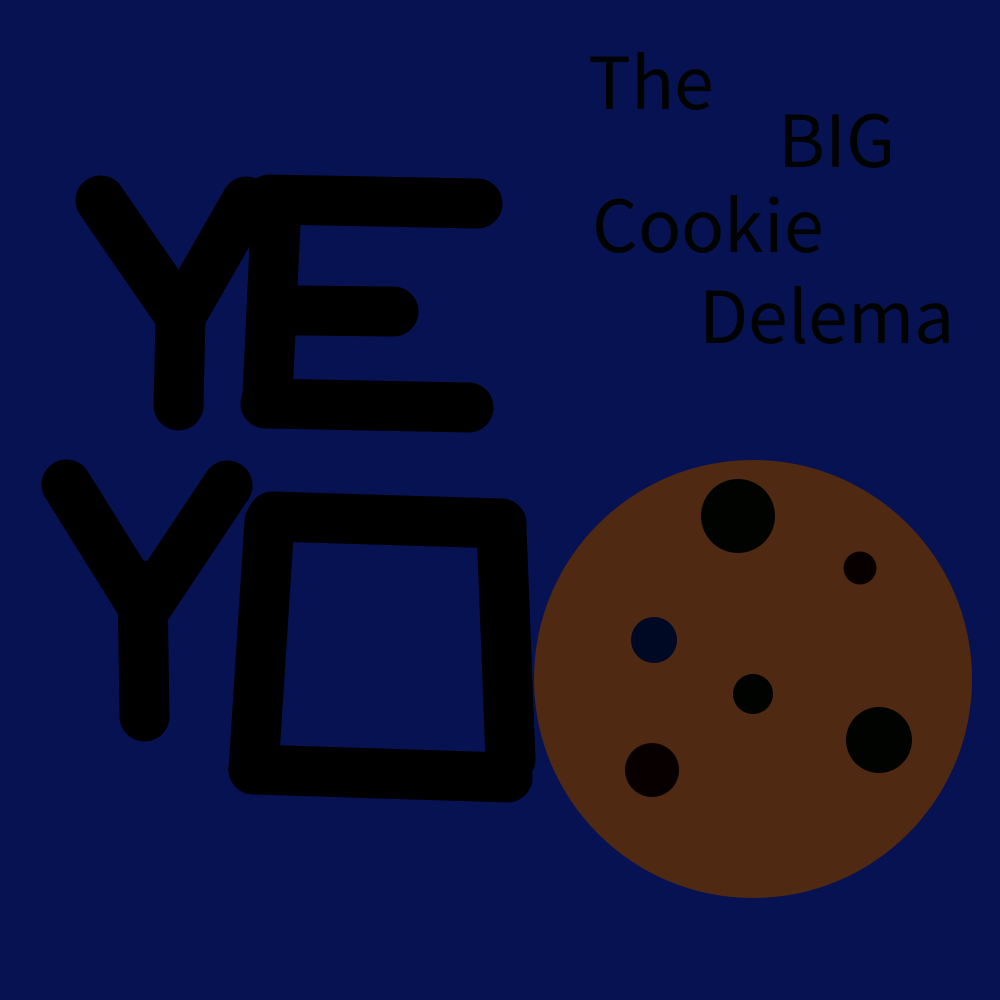
Frame 1 (no input)
Frame 60 (the mouse pressed at the canvas centre just before this capture): identical to frame 1, image omitted
Frame 120 (the mouse held since frame 60 and released just before this capture): identical to frame 1, image omitted

The Processing sketch that drew this single still picture (run headless with seeded random() and noise(); from frame 60 on, the mouse is pressed at the canvas centre):

// Processing sketch: Asg1_5albumCover
// ── Asg1_5albumCover.pde
//this piece is for my album cover
//the artist name is Y-boogie
//the name of the cover is called gamer boy tunes
void setup() {
  size(1000, 1000);
  strokeWeight(50);
}
void draw() {
  stroke(0);
  background(7, 18, 83);
  line(100, 200, 180, 316); //the letter y
  line(246, 201, 180, 316);//the letter y
  line(178, 405, 180, 316);//the letter y
  line(269, 199, 477, 203);//the letter e
  line(298, 310, 393, 311);//the leter e
  line(468, 407, 265, 403);//the letter e
  line(276, 202, 267, 395);//the letter e
  line(144, 609, 66, 484);// the letter y
  line(143, 611, 227, 485);//the letter y
  line(142, 585, 144, 716);//the letter y
  //this last part of this code
  line(501, 523, 272, 516);//the letter o
  line(253, 769, 269, 521);//the letter o
  line(507, 777, 253, 769);//the letter o
  line(510, 759, 501, 527);//the letter o
  //this part is for the giant cookie
  noStroke();
  fill(79, 41, 17);
  circle(753, 679, 438 );
  fill(0, 9, 36);
  circle(654, 640, 46 );
  fill(8, 0, 0);
  circle(860, 568, -33 );
  fill(8, 0, 0);
  circle(652, 770, -54 );
  fill(0, 3, 0);
  circle(879, 740, 66 );
  circle(738, 516, 74 );
  circle(753, 694, 40 );
  textSize(80);
  text("The ", 588, 109);
  text("BIG ", 778, 167);
  text("Cookie  ", 592, 252);
  text("Delema ", 699, 343);
  println("the mouse is at (" + mouseX + ", " + mouseY + ")");
}
